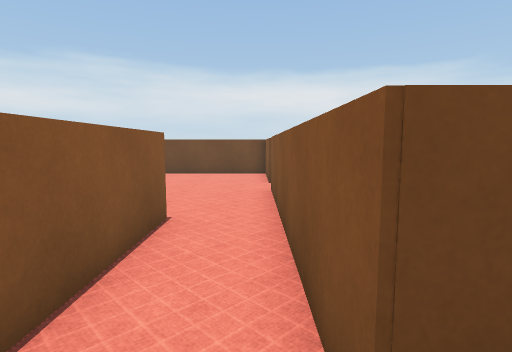
View 1 (above)

16 first-person views from a walk through a 3-D level made in the Unity game engine. The camera is 1.3 m above the floor, tilts 6° down and sees 80° across. The floor is counted in squares, 1 m on a side. Each view is taken from the middle of a square. On the plan, view 1 faces up. The plan holds only what a view shows up to about 14 squares ahead; the rest is blank. The place goes on beyond the plan. Surface patterns are stand-ins for the level's own textures.

View 2
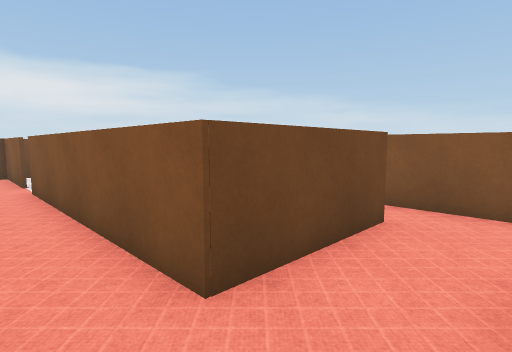

View 3
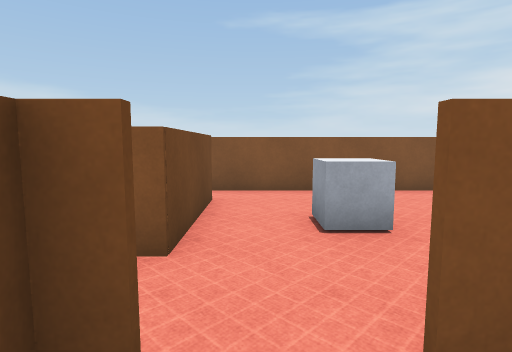

View 4
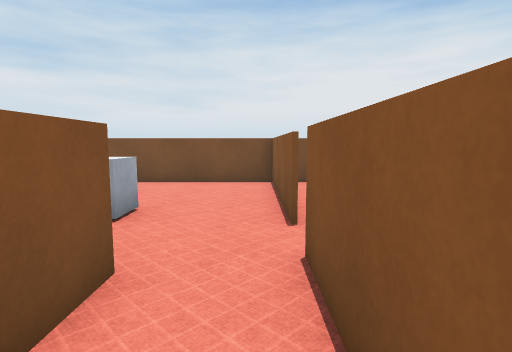

View 5
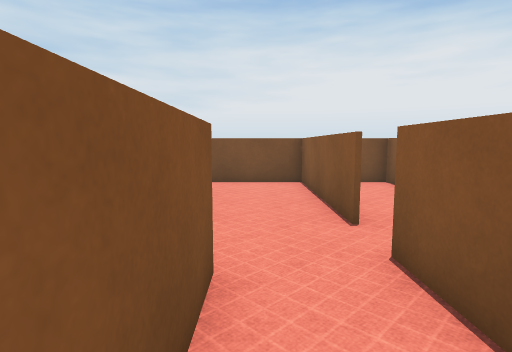

View 6
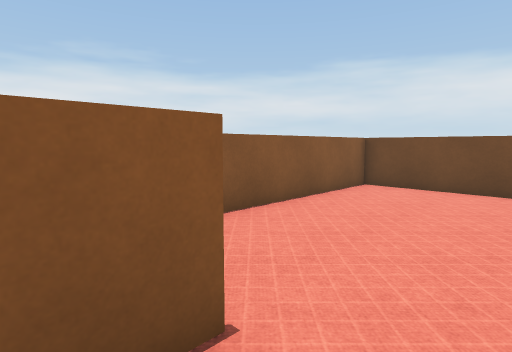

View 7
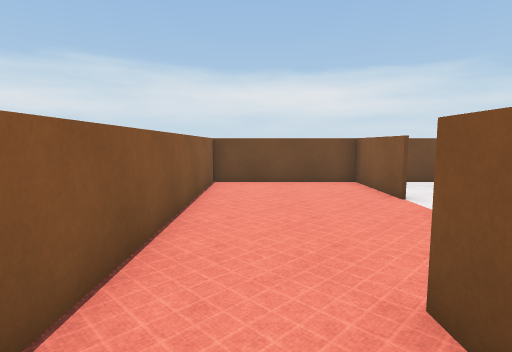

View 8
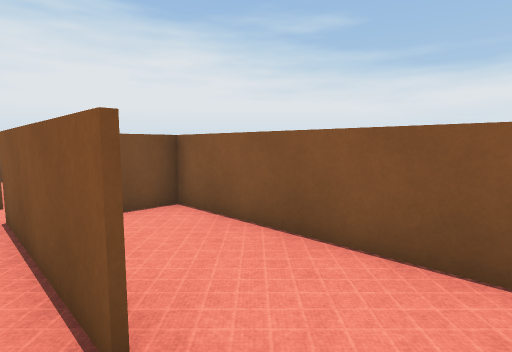

View 9
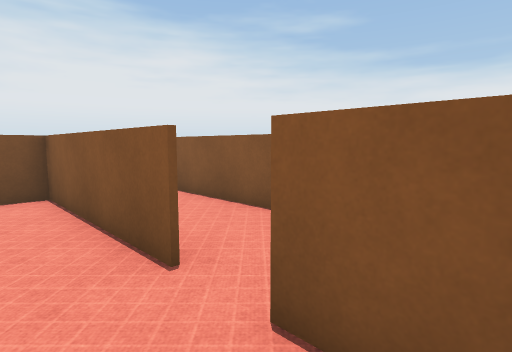

View 10
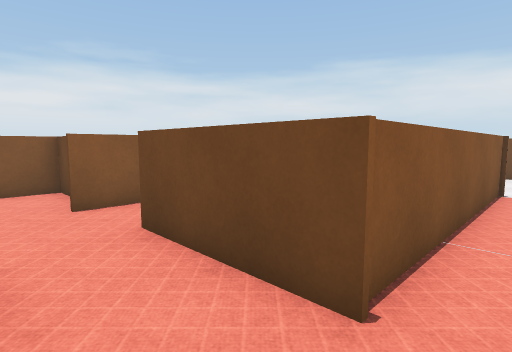

View 11
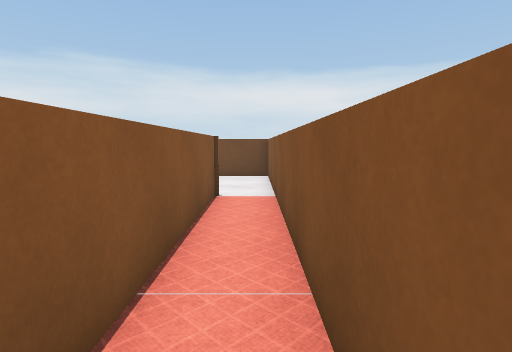

View 12
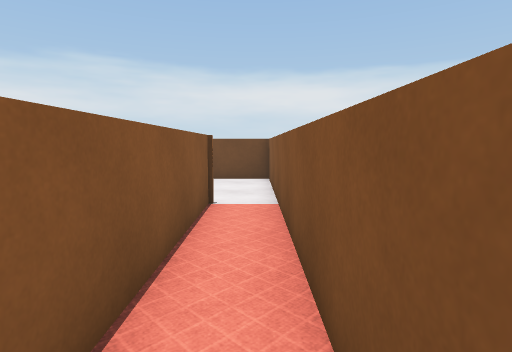

View 13
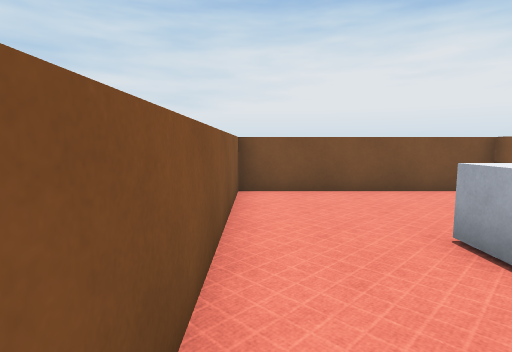

View 14
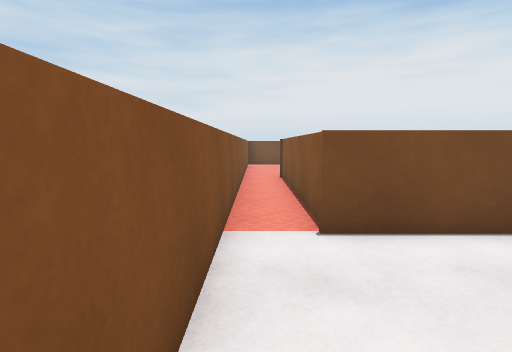

View 15
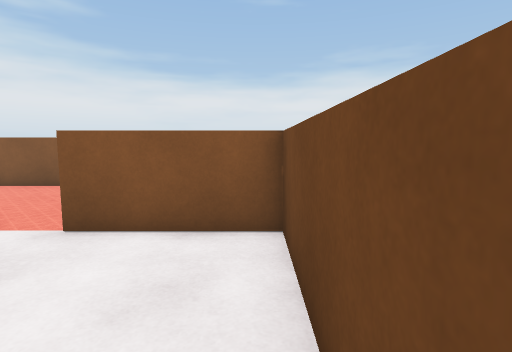

View 16
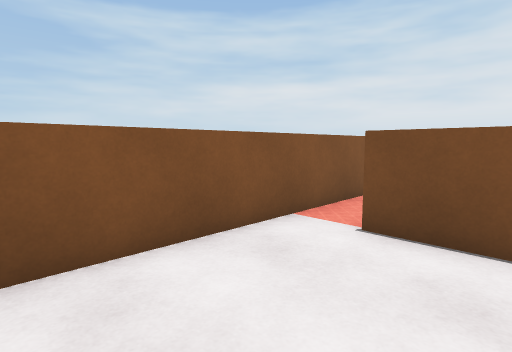

### Floor plan
Points are (right, up) in squares from view 1. A wall is a line through its corners. A room is listed if a view was taken in it or the views show most of it. See-through windows are left out.
Room 1 (views 1, 2, 4, 5, 6, 9, 10, 11, 12, 13)
walls: (-1.6, -0.8) (-1.6, -6.4) (5.5, -6.4) (5.5, 9.4); (-1.6, 5.4) (-1.6, 0.5); (4, 8.7) (4, 1) (0.4, 1) (0.4, 5.4)
ways out: opening at (-2, 0) to room 2; opening at (-0.5, 6) to room 3; opening at (5, 9) to room 4
objects: cube (1, -2) to (2, -1)
Room 2 (view 3)
walls: (-4.5, -2) (-4.5, -6.4) (-2.1, -6.4); (-1.7, -1.2) (-1.7, -0.8); (-3.5, 1) (-4.5, 1)
ways out: opening at (-2, 0) to room 1
Room 3 (views 7, 8)
walls: (0.4, 10) (0.4, 13.5); (-1.7, 4.5) (-1.7, 5.4); (0.4, 5.4) (0.4, 8.8); (0, 13.4) (-4.5, 13.4) (-4.5, -0.2); (-4.5, 1.1) (-3.2, 1.1)
ways out: opening at (-0.5, 6) to room 1; opening at (1, 10) to room 4
Room 4 (views 14, 15, 16)
walls: (0.5, 13.5) (0.5, 10); (5.5, 9.4) (5.5, 13.4) (0, 13.4); (1.2, 8.7) (4, 8.7)
ways out: opening at (5, 9) to room 1; opening at (1, 10) to room 3

Where each view was taken, in squares from view 1:
view 1: 0 up, 0 right, facing up
view 2: 1 down, 1 left, facing up-right
view 3: 0 up, 3 left, facing right
view 4: 4 up, 1 left, facing down
view 5: 4 up, 0 right, facing down
view 6: 4 up, 0 right, facing up-left
view 7: 3 up, 3 left, facing up
view 8: 7 up, 1 left, facing down-left
view 9: 2 up, 0 right, facing down-left
view 10: 1 down, 5 right, facing up-left
view 11: 1 up, 5 right, facing up
view 12: 2 up, 5 right, facing up
view 13: 2 up, 5 right, facing down
view 14: 13 up, 5 right, facing down
view 15: 13 up, 5 right, facing left
view 16: 13 up, 2 right, facing down-right
